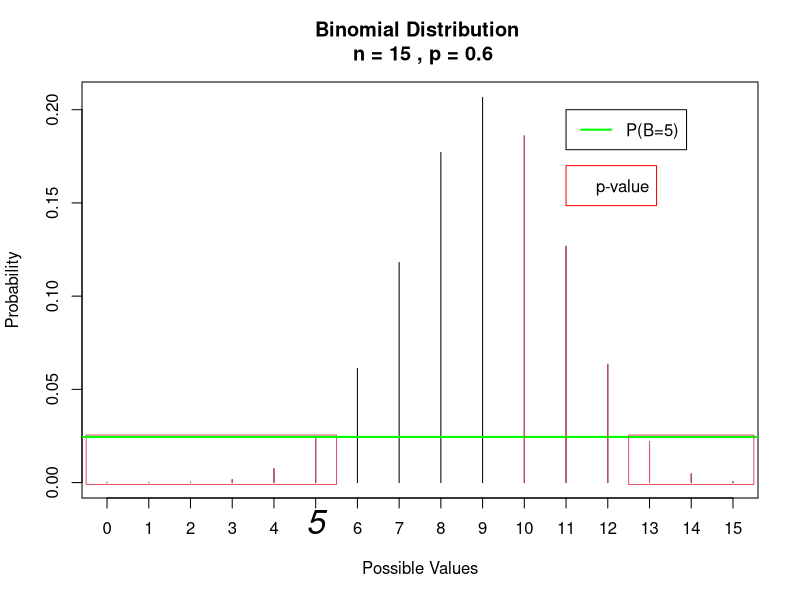

Source code (R):
windows(6.5,5.4)

low=0;high=15;n=15;p=0.6
values = low:high
probs = dbinom(values, n, p=p)
library(graphics)
plot(c(low,high), c(0,max(probs)), type = "n" ,xaxt="n",xlab = "Possible Values",
     ylab = "Probability",
     main = paste("Binomial Distribution \n", "n =", n, ", p =", p))
axis(1,at=c(0:4,6:15))
axis(1,at=5,cex.axis=2,font=3)
lines(values,probs,type="h",col=1)
lines(c(low:5),probs[c(1:6)],type="h",col=2)
rect(xleft=-0.5,ybottom=-0.001,xright=5.5,ytop=dbinom(5,high,p)+0.001,density=NULL,border=2)
legend(11,0.17,legend=c("p-value"),box.lty=1,box.col="red",cex=1)

legend(11,0.20,legend="P(B=5)",lty=1,lwd=2,col="green",cex=1)
abline(h=dbinom(5,15,p),lwd=2,col="green")
lines(c(10:high),probs[c(11:16)],type="h",col=2)
rect(xleft=12.5,ybottom=-0.001,xright=15.5,ytop=dbinom(5,high,p)+0.001,density=NULL,border=2)


